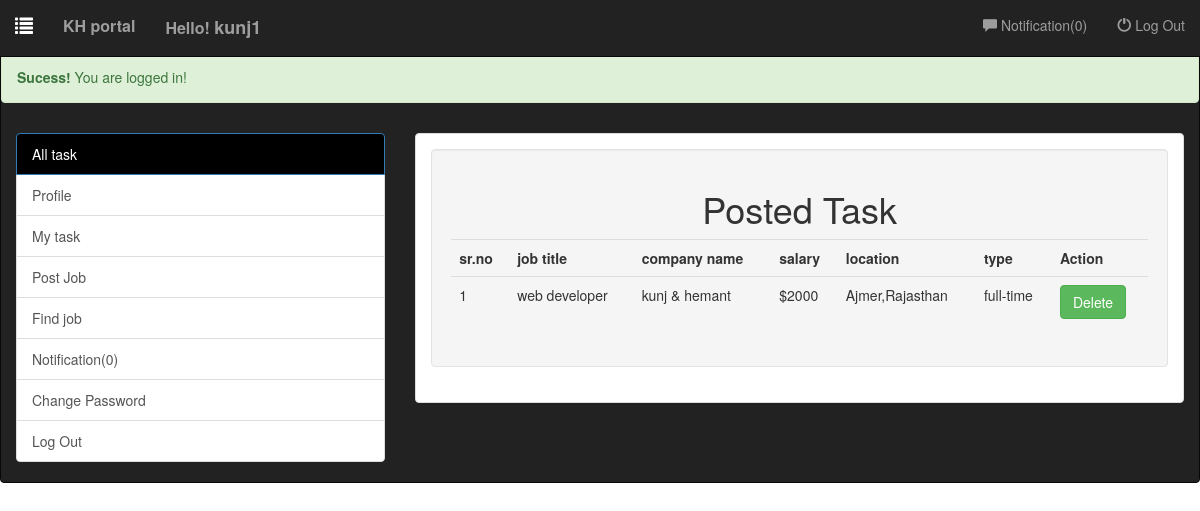
The page /mytask.php (signed in) on the database its author committed.
### tables this page shows
CREATE TABLE `post_job` (
  `post_id` int(11) NOT NULL,
  `login_id` int(11) NOT NULL,
  `job_title` varchar(100) NOT NULL,
  `company_name` varchar(100) NOT NULL,
  `experience` varchar(50) NOT NULL,
  `salary` varchar(50) NOT NULL,
  `location` varchar(100) NOT NULL,
  `job_description` varchar(300) NOT NULL,
  `post_date` varchar(50) NOT NULL
);

### lib/Session.php (called while the page is built, shortened)
<?php
	class Session
	{
		public static function get($key)
		{
			if (isset($_SESSION[$key]))
			{
				return $_SESSION[$key];
			}
			else
			{
				return false;
			}
		}
	}
 ?>

### lib/User.php (called while the page is built, shortened)
<?php
	include_once 'Session.php';
	include 'Database.php';
	class User
	{
		private $db;
		public function __construct()
		{
			$this->db = new Database();
		}
		public function mytask($login_id)
		{
			$sql   = "SELECT * FROM post_job WHERE login_id = :login_id";
			$query = $this->db->pdo->prepare($sql);
			$query->bindValue(":login_id",$login_id);
			$query->execute();
			$result = $query->fetchAll();
			return $result;
		}
	}
?>

### lib/Database.php (called while the page is built)
<?php
	class Database
	{
		private $hostdb = "localhost";
		private $userdb = "root";
		private $passdb = "";
		private $namedb = "db_jobportal";
		public $pdo;
		public function __construct()
		{
			if (!isset($this->pdo))
		    {
				try {
						$link = new PDO("mysql:host=".$this->hostdb.";dbname=".$this->namedb,$this->userdb,$this->passdb);
						$link->setAttribute(PDO::ATTR_ERRMODE,PDO::ERRMODE_EXCEPTION);
						$link->exec("SET CHARACTER SET utf8");
						$this->pdo = $link;
					}
					catch (PDOException $e) {
						die("Failed to connect with database".$e->getMessage());
					}
			}
		}
	}
?>

### mytask.php (the view, shortened to what this page needs)
<?php
   include 'inc/header.php';
   include 'lib/User.php';
?>
<?php
        include 'inc/profileheader.php';
?>
	<div class="col-lg-8 " style="margin-top: 10px;">
      <div class="panel panel-default">
    	<div class="panel-body">
           <div class="well">
             <h1 style="text-align: center;">Posted Task</h1>
             <form method="POST" action="">
             	<table class="table table-hover">
             		<tr>
             			<th>sr.no</th>
             			<th>job title</th>
             			<th>company name</th>
             			<th>salary</th>
             			<th>location</th>
             			<th>type</th>
             			<th>Action</th>
             		</tr>
             		<?php
             		 $login_id = Session::get("id");
             			$mytask = $user->mytask($login_id);
             			if ($mytask)
             			{
             				$i = 0;
             				foreach ($mytask as $mtask)
             				 {
             					$i++;
             		 ?>
             		<tr>
             			<td><?php echo $i;?></td>
             			<td><?php echo $mtask['job_title'];?></td>
             			<td><?php echo $mtask['company_name'];?></td>
             			<td><?php echo $mtask['salary'];?></td>
             			<td><?php echo $mtask['location'];?></td>
             			<td>full-time</td>
             			<td>
             				<a href="?action=<?php echo $mtask['post_id']?>" class="btn btn-success">Delete</a>
             			</td>
             		</tr>
             		<?php } }?>
             	</table>
             </form>
  		   </div>
        </div>
      </div>
    </div>
<?php
       include 'inc/profilefooter.php';
?>

### rows shown on the page
post_job: job_title "web developer", company_name "kunj & hemant", salary "$2000", location "Ajmer,Rajasthan"

### other values the page prints
$loginmsg "Sucess! You are logged in!"
$username "kunj1"
$count "0"
